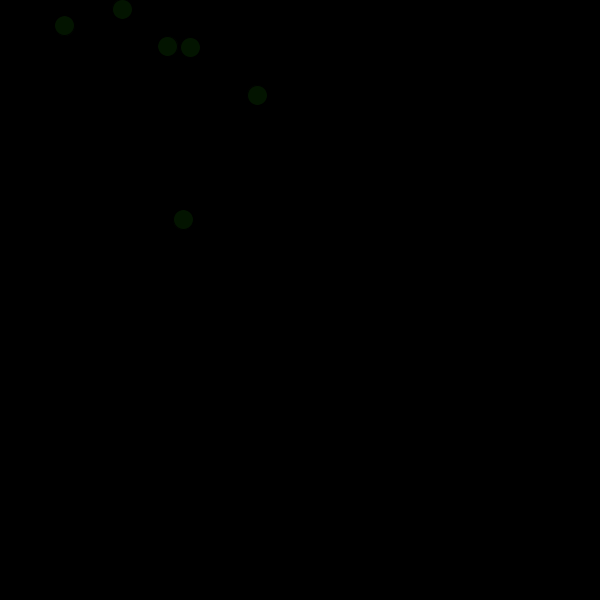
Frame 1 (no input)
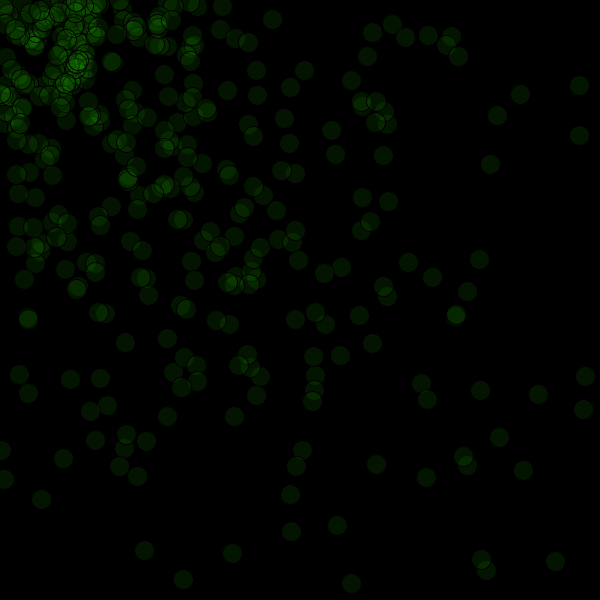
Frame 60 (the mouse pressed at the canvas centre just before this capture)
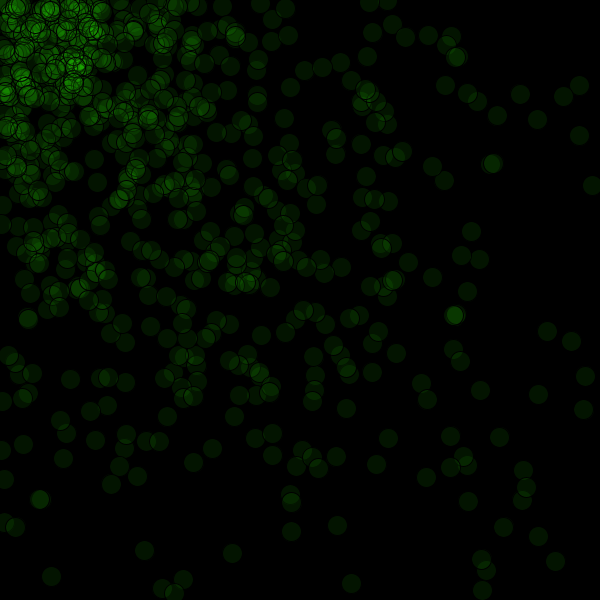
Frame 120 (the mouse held since frame 60 and released just before this capture)

The Processing sketch that drew these frames (run headless with seeded random() and noise(); from frame 60 on, the mouse is pressed at the canvas centre):

// Processing sketch: processing_25230
// ── processing_25230.pde

int lalala;

void setup() {
  size(600,600);
  background(0);
  lalala = 5;
  lalala = 5+10;
  lalala = lalala + 5;
 
}

void draw() {
  
  fill(40,250,0,20);
ellipse(random(100),random(100),lalala,lalala);
fill(40,250,0,20);
ellipse(random(200),random(200),lalala,lalala);

fill(40,250,0,20);
ellipse(random(300),random(300),lalala,lalala);

fill(40,250,0,20);
ellipse(random(400),random(400),lalala,lalala);

fill(40,250,0,20);
ellipse(random(500),random(500),lalala,lalala);

fill(40,250,0,20);
ellipse(random(600),random(600),lalala,lalala);

}
